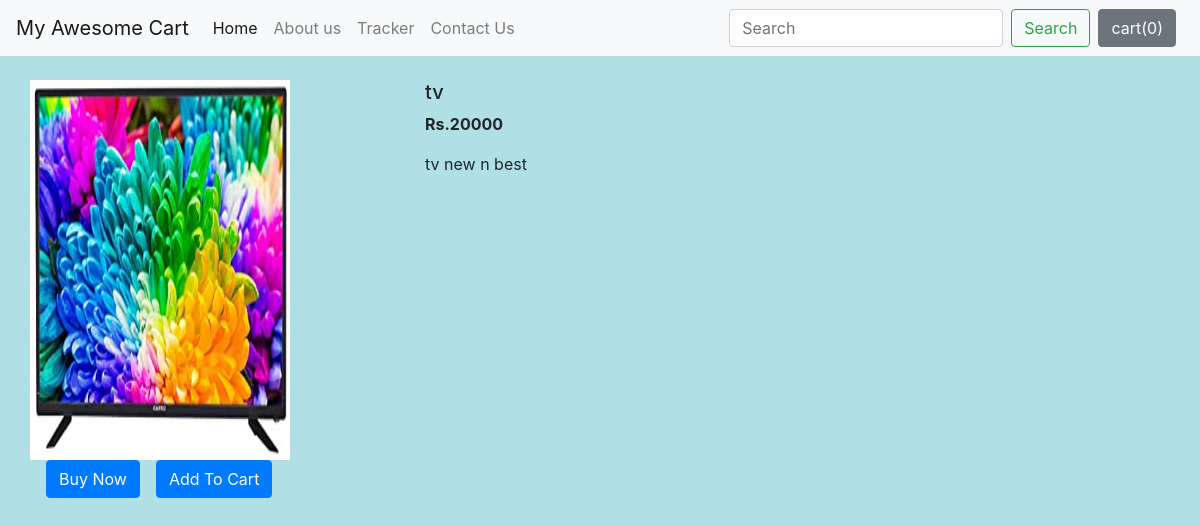
Screenshot of /shop/products/2 with the database file from the repository.
### shop/models.py (models this page shows, shortened)
class Product(models.Model):
    product_id = models.AutoField
    product_name = models.CharField(max_length=50)
    category = models.CharField(max_length=50, default="")
    subcategory = models.CharField(max_length=50, default="")
    price = models.IntegerField(default=0)
    desc = models.CharField(max_length=300)
    pud_date = models.DateField()
    image = models.ImageField(upload_to="image", default="")

### shop/views.py (the view)
# urls.py: path("products/<int:myid>", views.productView, name="Product"),
def productView(request, myid):
    product = Product.objects.filter(id=myid)
    return render(request,"shop/productView.html", {'product':product[0]})

### shop/templates/shop/productView.html (shortened to what this page needs)
{% extends 'shop/basic.html' %}
{% block body %}
<div class = "container my-4">
    <div class="row">
    <div class="col-md-4">
        <div class="row">
            <img src="/media/{{product.image}}" width="260px" height="380px">
        </div>
        <div class="row">
            <button class="btn btn-primary mx-3">Buy Now</button>
            <button class="btn btn-primary">Add To Cart</button>
        </div>
    </div>
    <div class="col-md-8">
        <h5>{{product.product_name}}</h5>
        <p><b>Rs.{{product.price}}</b></p>
        <p>{{product.desc}}</p>
    </div>
    </div>
</div>
{% endblock %}

### rows the page displays
Product: image (picture), product_name "tv", price "20000", desc "tv new n best"
